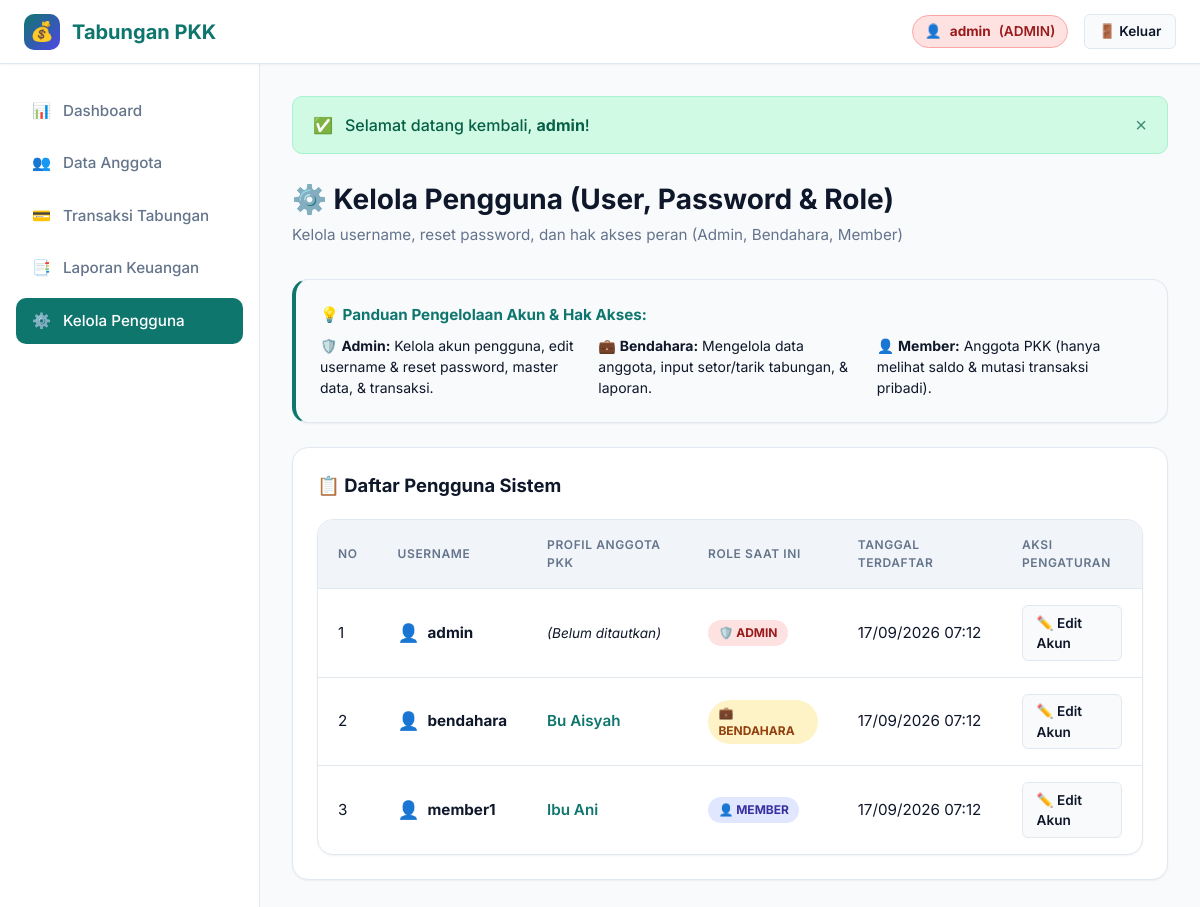
/users.php (signed in), run on the app's committed database.
### tables this page shows
CREATE TABLE `users` (
  `id` BIGINT AUTO_INCREMENT PRIMARY KEY,
  `username` VARCHAR(50) NOT NULL UNIQUE,
  `password` VARCHAR(255) NOT NULL,
  `role` ENUM('admin', 'bendahara', 'member') NOT NULL DEFAULT 'member',
  `created_at` TIMESTAMP DEFAULT CURRENT_TIMESTAMP,
  `updated_at` TIMESTAMP DEFAULT CURRENT_TIMESTAMP ON UPDATE CURRENT_TIMESTAMP
);

CREATE TABLE `members` (
  `id` BIGINT AUTO_INCREMENT PRIMARY KEY,
  `user_id` BIGINT NULL,
  `name` VARCHAR(100) NOT NULL,
  `phone` VARCHAR(20) NULL,
  `address` TEXT NULL,
  `created_at` TIMESTAMP DEFAULT CURRENT_TIMESTAMP,
  `updated_at` TIMESTAMP DEFAULT CURRENT_TIMESTAMP ON UPDATE CURRENT_TIMESTAMP,
  CONSTRAINT `fk_members_users` FOREIGN KEY (`user_id`) REFERENCES `users` (`id`) ON DELETE SET NULL ON UPDATE CASCADE
);

### users.php (the view, shortened to what this page needs)
<?php
require_once __DIR__ . '/includes/header.php';
$pdo = get_db_connection();
$stmt = $pdo->query("
    SELECT u.id, u.username, u.role, u.created_at, m.name AS member_name, m.phone
    FROM users u
    LEFT JOIN members m ON m.user_id = u.id
    ORDER BY u.id ASC
");
$users_list = $stmt->fetchAll();
$edit_user_data = null;
?>
<div class="page-header">
    <div>
        <h1 class="page-title">⚙️ Kelola Pengguna (User, Password & Role)</h1>
        <p class="page-subtitle">Kelola username, reset password, dan hak akses peran (Admin, Bendahara, Member)</p>
    </div>
</div>
<div class="card" style="margin-bottom: 1.5rem; background: #f8fafc; border-left: 4px solid var(--primary);">
    <h3 style="font-size: 0.95rem; font-weight: 700; margin-bottom: 0.5rem; color: var(--primary);">💡 Panduan Pengelolaan Akun & Hak Akses:</h3>
    <div style="display: grid; grid-template-columns: repeat(auto-fit, minmax(220px, 1fr)); gap: 0.75rem; font-size: 0.875rem;">
        <div>🛡️ <strong>Admin:</strong> Kelola akun pengguna, edit username & reset password, master data, & transaksi.</div>
        <div>💼 <strong>Bendahara:</strong> Mengelola data anggota, input setor/tarik tabungan, & laporan.</div>
        <div>👤 <strong>Member:</strong> Anggota PKK (hanya melihat saldo & mutasi transaksi pribadi).</div>
    </div>
</div>
<div style="display: grid; grid-template-columns: repeat(auto-fit, minmax(320px, 1fr)); gap: 1.5rem; align-items: start;">
    <div class="card" style="<?= $edit_user_data ? '' : 'grid-column: 1 / -1;' ?>">
        <div style="display: flex; align-items: center; justify-content: space-between; margin-bottom: 1.25rem;">
            <h2 style="font-size: 1.15rem; font-weight: 700;">📋 Daftar Pengguna Sistem</h2>
        </div>
        <div class="table-responsive">
            <table class="table">
                <thead>
                    <tr>
                        <th style="width: 50px;">No</th>
                        <th>Username</th>
                        <th>Profil Anggota PKK</th>
                        <th>Role Saat Ini</th>
                        <th>Tanggal Terdaftar</th>
                        <th style="width: 140px;">Aksi Pengaturan</th>
                    </tr>
                </thead>
                <tbody>
                    <?php $no = 1; foreach ($users_list as $u): ?>
                    <tr <?= ($edit_user_data && $edit_user_data['id'] == $u['id']) ? 'style="background-color: #f0fdf4;"' : '' ?>>
                        <td><?= $no++ ?></td>
                        <td>
                            <div style="display: flex; align-items: center; gap: 0.5rem;">
                                <span style="font-size: 1.1rem;">👤</span>
                                <strong><?= htmlspecialchars($u['username']) ?></strong>
                            </div>
                        </td>
                        <td>
                            <?php if ($u['member_name']): ?>
                                <span style="color: var(--primary); font-weight: 600;"><?= htmlspecialchars($u['member_name']) ?></span>
                            <?php else: ?>
                                <span class="text-muted" style="font-size: 0.85rem; font-style: italic;">(Belum ditautkan)</span>
                            <?php endif; ?>
                        </td>
                        <td>
                            <?php
                            $role_icon = ($u['role'] === 'admin') ? '🛡️' : (($u['role'] === 'bendahara') ? '💼' : '👤');
                            ?>
                            <span class="badge badge-role-<?= htmlspecialchars($u['role']) ?>">
                                <?= $role_icon ?> <?= strtoupper(htmlspecialchars($u['role'])) ?>
                            </span>
                        </td>
                        <td><?= date('d/m/Y H:i', strtotime($u['created_at'])) ?></td>
                        <td>
                            <a href="users.php?edit=<?= $u['id'] ?>" class="btn btn-secondary btn-sm">
                                ✏️ Edit Akun
                            </a>
                        </td>
                    </tr>
                    <?php endforeach; ?>
                </tbody>
            </table>
        </div>
    </div>
</div>
<?php require_once __DIR__ . '/includes/footer.php'; ?>

### assets/css/style.css (style rules this page uses)
:root { --primary: #0f766e; --primary-hover: #0d9488; --primary-light: #ccfbf1; --secondary: #4f46e5; --secondary-hover: #4338ca; --secondary-light: #e0e7ff; --bg-main: #f8fafc; --bg-card: #ffffff; --text-dark: #0f172a; --text-muted: #64748b; --border-color: #e2e8f0; --success: #10b981; --success-bg: #d1fae5; --danger: #ef4444; --danger-bg: #fee2e2; --warning: #f59e0b; --warning-bg: #fef3c7; --shadow-sm: 0 1px 2px 0 rgb(0 0 0 / 0.05); --shadow-md: 0 4px 6px -1px rgb(0 0 0 / 0.1), 0 2px 4px -2px rgb(0 0 0 / 0.1); --shadow-lg: 0 10px 15px -3px rgb(0 0 0 / 0.1), 0 4px 6px -4px rgb(0 0 0 / 0.1); --radius-sm: 6px; --radius-md: 10px; --radius-lg: 16px; }
* { box-sizing: border-box; margin: 0; padding: 0; }
body { font-family: 'Inter', system-ui, -apple-system, sans-serif; background-color: var(--bg-main); color: var(--text-dark); line-height: 1.5; display: flex; flex-direction: column; min-height: 100vh; }
a { color: var(--primary); text-decoration: none; transition: all 0.2s ease; }
.badge-role-admin { background: #fee2e2; color: #991b1b; border-color: #fca5a5; }
.badge-role-bendahara { background: #fef3c7; color: #92400e; border-color: #fcd34d; }
.badge-role-member { background: #e0e7ff; color: #3730a3; border-color: #a5b4fc; }
.page-header { margin-bottom: 2rem; display: flex; align-items: center; justify-content: space-between; flex-wrap: wrap; gap: 1rem; }
.page-title { font-size: 1.75rem; font-weight: 700; color: var(--text-dark); display: flex; align-items: center; gap: 0.5rem; }
.page-subtitle { color: var(--text-muted); font-size: 0.95rem; margin-top: 0.25rem; }
.card { background: var(--bg-card); border-radius: var(--radius-lg); border: 1px solid var(--border-color); padding: 1.5rem; box-shadow: var(--shadow-sm); transition: transform 0.2s ease, box-shadow 0.2s ease; }
.btn { display: inline-flex; align-items: center; justify-content: center; gap: 0.5rem; padding: 0.75rem 1.5rem; border-radius: var(--radius-md); font-weight: 600; font-size: 0.95rem; cursor: pointer; border: none; transition: all 0.2s ease; }
.btn-secondary { background: var(--bg-main); border: 1px solid var(--border-color); color: var(--text-dark); }
.btn-sm { padding: 0.4rem 0.85rem; font-size: 0.85rem; border-radius: var(--radius-sm); }
.table-responsive { width: 100%; overflow-x: auto; border-radius: var(--radius-lg); border: 1px solid var(--border-color); background: var(--bg-card); box-shadow: var(--shadow-sm); }
.table { width: 100%; border-collapse: collapse; text-align: left; font-size: 0.95rem; }
.table th { background: #f1f5f9; padding: 1rem 1.25rem; font-weight: 600; color: var(--text-muted); border-bottom: 1px solid var(--border-color); text-transform: uppercase; font-size: 0.75rem; letter-spacing: 0.05em; }
.table td { padding: 1rem 1.25rem; border-bottom: 1px solid var(--border-color); color: var(--text-dark); }
.table tbody tr:last-child td { border-bottom: none; }
.badge { display: inline-flex; align-items: center; gap: 0.35rem; padding: 0.25rem 0.65rem; border-radius: 9999px; font-size: 0.75rem; font-weight: 700; text-transform: uppercase; }

### data on the page
users: username "admin", shows "(Belum ditautkan)", role "🛡️", role "ADMIN", created_at "17/09/2026 07:12"
members: user.username "bendahara", name "Bu Aisyah", user.role "💼", user.role "BENDAHARA", user.created_at "17/09/2026 07:12"
members: user.username "member1", name "Ibu Ani", user.role "👤", user.role "MEMBER", user.created_at "17/09/2026 07:12"

### other printed values
$user['username'] "admin"
$user['role'] "ADMIN"
$icon "✅"
$msg "Selamat datang kembali, admin !"
